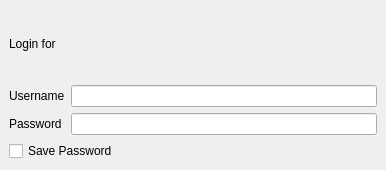
<ui version="4.0" >
 <class>SvnLoginDialog</class>
 <widget class="QWidget" name="SvnLoginDialog" >
  <property name="geometry" >
   <rect>
    <x>0</x>
    <y>0</y>
    <width>386</width>
    <height>170</height>
   </rect>
  </property>
  <property name="windowTitle" >
   <string>Subversion Login</string>
  </property>
  <layout class="QGridLayout" >
   <property name="leftMargin" >
    <number>9</number>
   </property>
   <property name="topMargin" >
    <number>9</number>
   </property>
   <property name="rightMargin" >
    <number>9</number>
   </property>
   <property name="bottomMargin" >
    <number>9</number>
   </property>
   <property name="horizontalSpacing" >
    <number>6</number>
   </property>
   <property name="verticalSpacing" >
    <number>6</number>
   </property>
   <item row="0" column="0" >
    <widget class="QLabel" name="realmLabel" >
     <property name="text" >
      <string>Login for</string>
     </property>
    </widget>
   </item>
   <item row="1" column="0" >
    <layout class="QGridLayout" >
     <property name="leftMargin" >
      <number>0</number>
     </property>
     <property name="topMargin" >
      <number>0</number>
     </property>
     <property name="rightMargin" >
      <number>0</number>
     </property>
     <property name="bottomMargin" >
      <number>0</number>
     </property>
     <property name="horizontalSpacing" >
      <number>6</number>
     </property>
     <property name="verticalSpacing" >
      <number>6</number>
     </property>
     <item row="0" column="0" >
      <widget class="QLabel" name="label" >
       <property name="text" >
        <string>Username</string>
       </property>
      </widget>
     </item>
     <item row="0" column="1" >
      <widget class="KLineEdit" name="userEdit" />
     </item>
     <item row="1" column="0" >
      <widget class="QLabel" name="label_2" >
       <property name="text" >
        <string>Password</string>
       </property>
      </widget>
     </item>
     <item row="1" column="1" >
      <widget class="KLineEdit" name="pwdEdit" >
       <property name="passwordMode" >
        <bool>true</bool>
       </property>
      </widget>
     </item>
    </layout>
   </item>
   <item row="2" column="0" >
    <widget class="QCheckBox" name="checkBox" >
     <property name="text" >
      <string>Save Password</string>
     </property>
    </widget>
   </item>
  </layout>
 </widget>
 <customwidgets>
  <customwidget>
   <class>KLineEdit</class>
   <extends>QLineEdit</extends>
   <header>klineedit.h</header>
  </customwidget>
 </customwidgets>
 <resources/>
 <connections/>
</ui>
